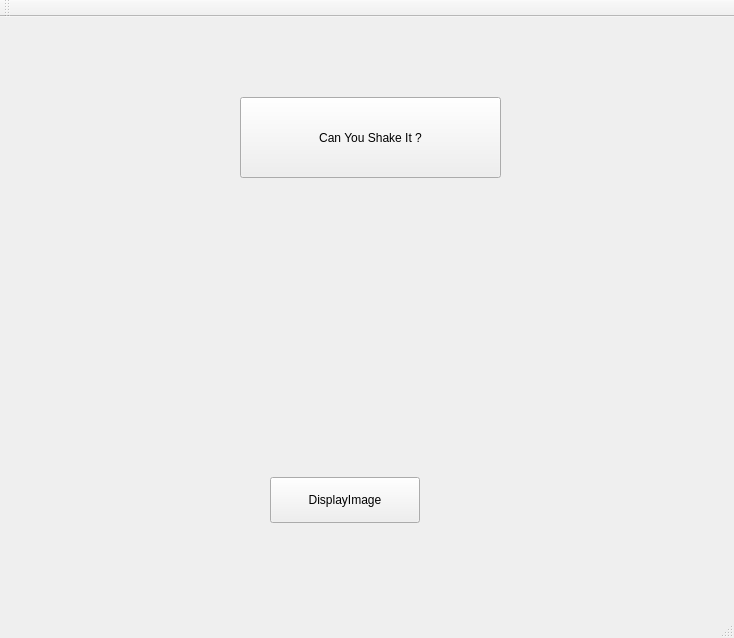
<?xml version="1.0" encoding="UTF-8"?>
<ui version="4.0">
 <class>MainWindow</class>
 <widget class="QMainWindow" name="MainWindow">
  <property name="geometry">
   <rect>
    <x>0</x>
    <y>0</y>
    <width>734</width>
    <height>638</height>
   </rect>
  </property>
  <property name="windowTitle">
   <string>MainWindow</string>
  </property>
  <widget class="QWidget" name="centralWidget">
   <widget class="QPushButton" name="pushButtonDisplayImage">
    <property name="geometry">
     <rect>
      <x>270</x>
      <y>460</y>
      <width>150</width>
      <height>46</height>
     </rect>
    </property>
    <property name="text">
     <string>DisplayImage</string>
    </property>
   </widget>
   <widget class="QPushButton" name="LancerCanYouShakeIt">
    <property name="geometry">
     <rect>
      <x>240</x>
      <y>80</y>
      <width>261</width>
      <height>81</height>
     </rect>
    </property>
    <property name="text">
     <string>Can You Shake It ?</string>
    </property>
   </widget>
  </widget>
  <widget class="QMenuBar" name="menuBar">
   <property name="geometry">
    <rect>
     <x>0</x>
     <y>0</y>
     <width>734</width>
     <height>38</height>
    </rect>
   </property>
  </widget>
  <widget class="QToolBar" name="mainToolBar">
   <attribute name="toolBarArea">
    <enum>TopToolBarArea</enum>
   </attribute>
   <attribute name="toolBarBreak">
    <bool>false</bool>
   </attribute>
  </widget>
  <widget class="QStatusBar" name="statusBar"/>
 </widget>
 <layoutdefault spacing="6" margin="11"/>
 <resources/>
 <connections/>
</ui>
